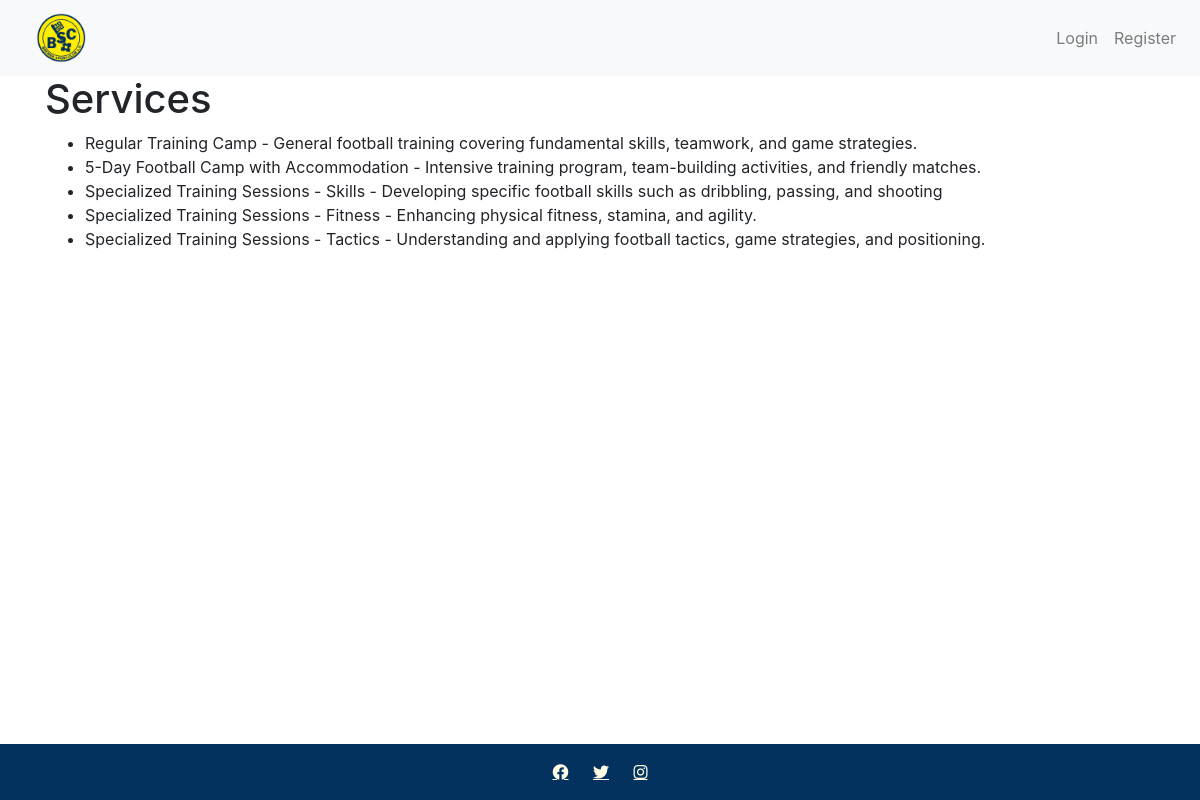
Page /services/ on the committed database.
### football_camp/models.py (models this page shows, shortened)
class Service(models.Model):
    TRAININGS = (("skills", "Skills"), ("fitness", "Fitness"), ("tactics", "Tactics"), ("all", "All"))
    title = models.CharField(max_length=100, null=False, blank=False, verbose_name="Service Title")
    focus = models.CharField(max_length=200, verbose_name="Service Focus")
    duration = models.CharField(max_length=100, verbose_name="Service Duration")
    features = models.TextField(verbose_name="Service Features")
    training = models.CharField(max_length=10, choices=TRAININGS, null=True, blank=True, verbose_name="Training Type")
    image = models.ImageField(upload_to='services/', blank=True, null=True, verbose_name="Service Image")
    class Meta:
        verbose_name = "Service"
        verbose_name_plural = "Services"

### football_camp/views.py (the view)
# urls.py: path('services/', views.service_list, name='service_list'),
def service_list(request):
    services = Service.objects.all()
    return render(request, 'football_camp/service_list.html', {'services': services})

### football_camp/templates/football_camp/service_list.html (shortened to what this page needs)
{% extends "football_camp/base.html" %}
{% block content %}
<div class="container">
    <h1>Services</h1>
    <ul>
        {% for service in services %}
        <li>{{ service.title }} - {{ service.focus }}</li>
        {% endfor %}
    </ul>
</div>
{% endblock %}

### football_camp/static/css/style.css (style rules this page uses)
html, body { margin: 0; height: 100%; }

### rows in the picture
Service: title "Regular Training Camp", focus "General football training covering fundamental skills, teamwork, and game strategies."
Service: title "5-Day Football Camp with Accommodation", focus "Intensive training program, team-building activities, and friendly matches."
Service: title "Specialized Training Sessions - Skills", focus "Developing specific football skills such as dribbling, passing, and shooting"
Service: title "Specialized Training Sessions - Fitness", focus "Enhancing physical fitness, stamina, and agility."
Service: title "Specialized Training Sessions - Tactics", focus "Understanding and applying football tactics, game strategies, and positioning."
